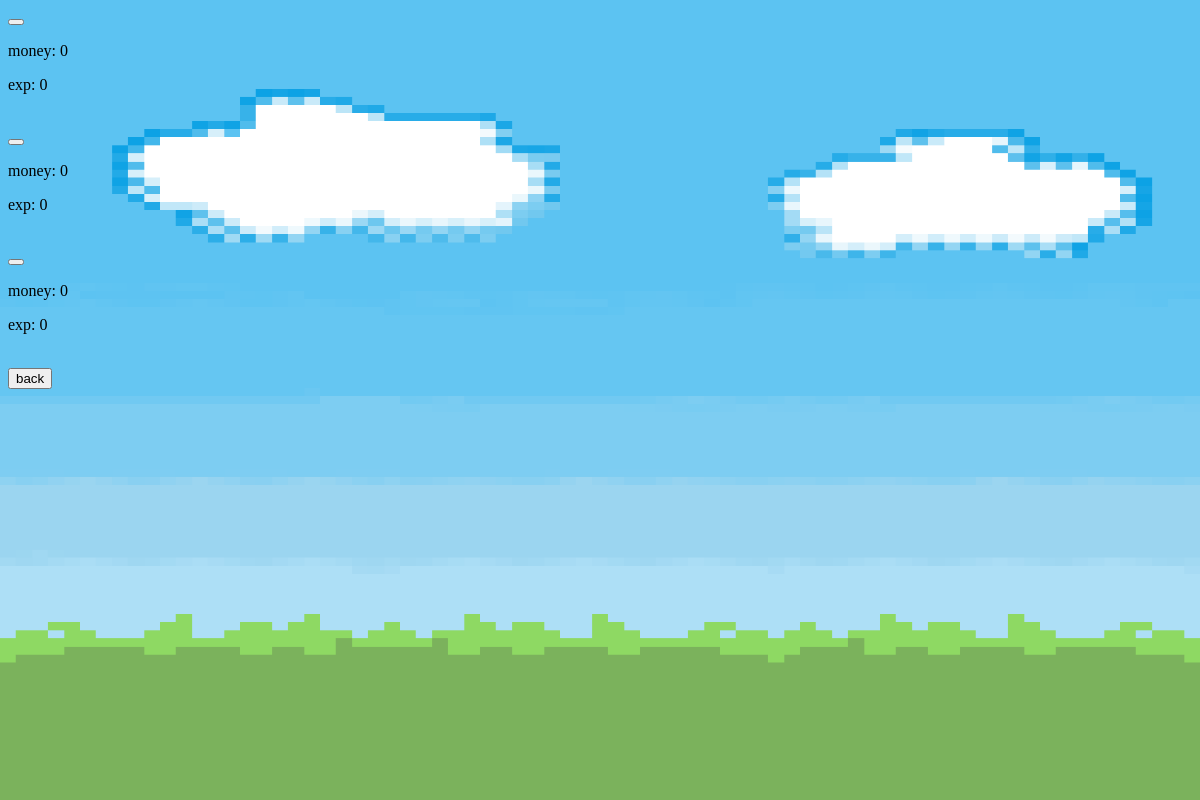
The page /geo/ (signed in) on the database as committed earlier.
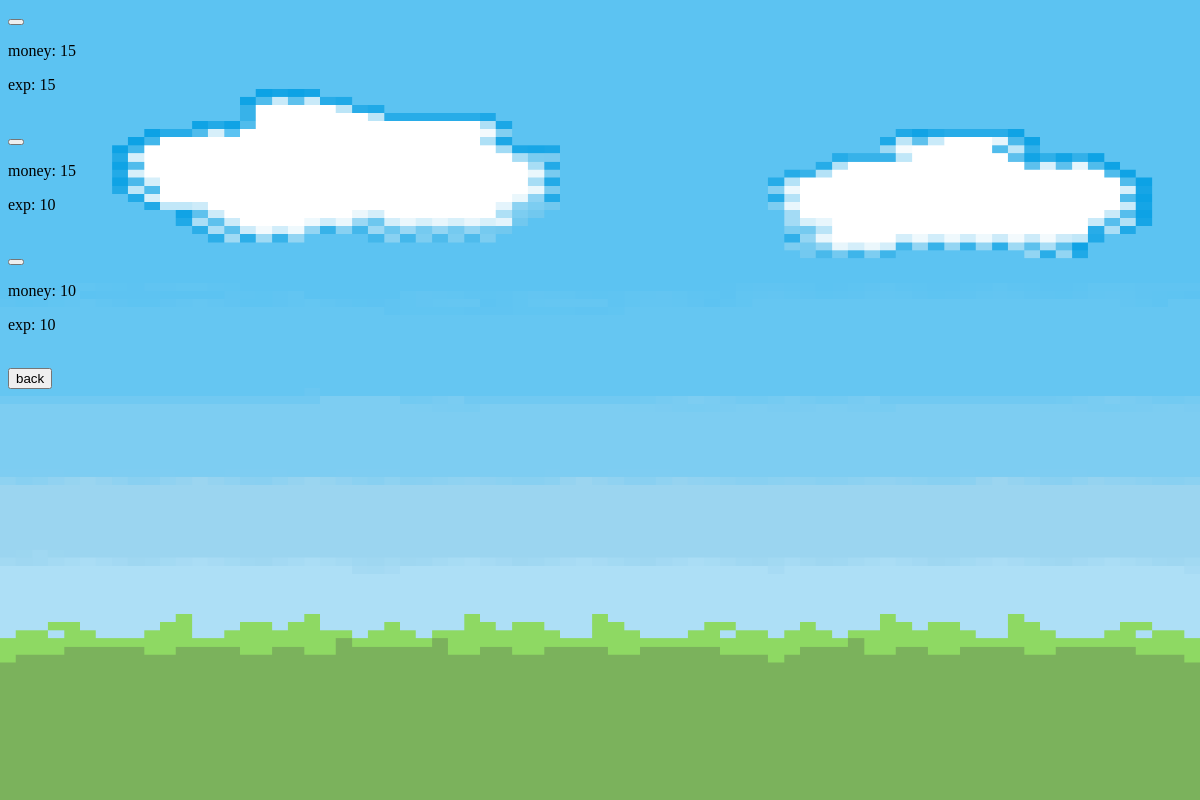
The same page on the database as committed later.
### lumohacks/models.py (models this page shows)
class Activity(models.Model):
    title = models.CharField(max_length=500, default="")
    description = models.CharField(max_length=500)
    type = models.IntegerField()
    experience = models.IntegerField(default=0)
    money = models.IntegerField(default=0)

### lumohacks/views.py (the view)
# urls.py: url(r'^geo/$', views.geo, name='geo'),
def geo(request):
    template_name = 'geo.html'
    user_activities = UserActivities.objects.filter(auth_user=request.user)
    unanswered_geos = Activity.objects.filter(type=2).exclude(useractivities__in=user_activities)
    return render(request, template_name=template_name, context={'unanswered_geos':unanswered_geos})

### templates/geo.html (shortened to what this page needs)
<!DOCTYPE html>
<html lang="en">
<head>
</head>
<body>
    {% load static %}
    <img style="position:absolute; width:100%; height: 100%; top:0;left:0; z-index: -100;" src="{% static "images/BackgroundOnly.png" %}" alt="">
    {% for geo in unanswered_geos %}
        <a href="{% url 'activity' geo.id %}"><button>{{ geo.title }}</button></a>
        <p>money: {{ geo.money }}</p>
        <p>exp: {{ geo.experience }}</p>
        <br>
    {% endfor %}
    <a href="{% url 'pet' %}"><button>back</button></a>
</body>
</html>

Rows that differ between the two databases and show on the page:
changed Activity (number 1 of 3 on the later page): money "0" → "15"; experience "0" → "15"
changed Activity (number 2 of 3 on the later page): money "0" → "15"; experience "0" → "10"
changed Activity (number 3 of 3 on the later page): money "0" → "10"; experience "0" → "10"
